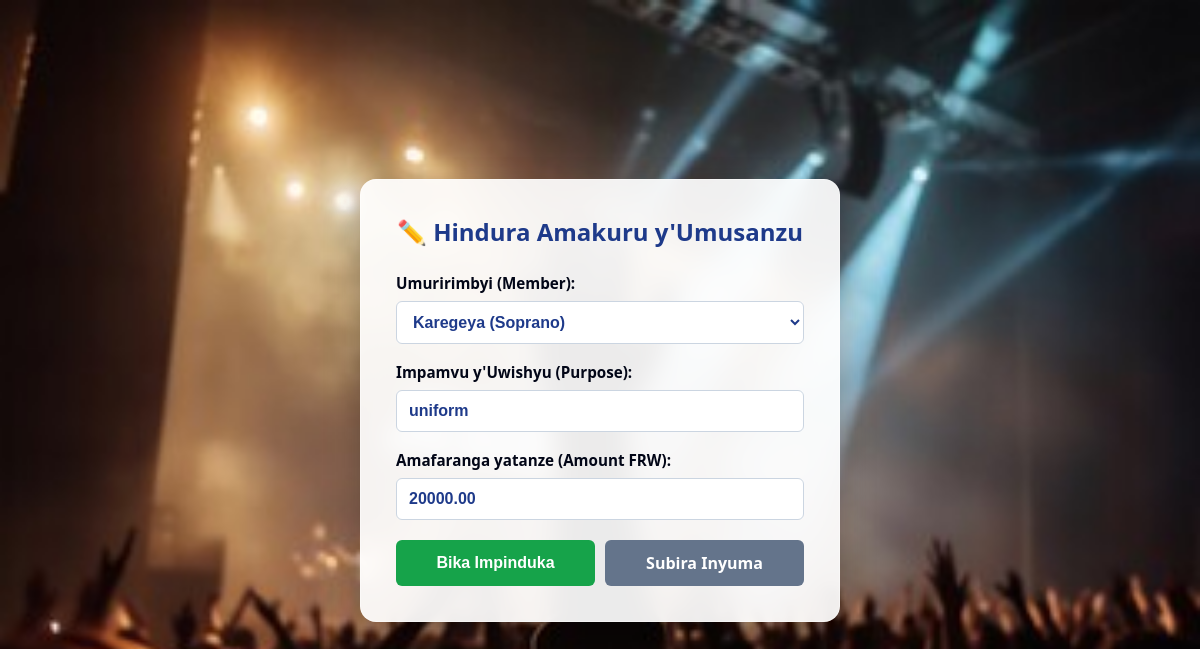
The page /edit-contribution/13/ (signed in) on the database its author committed.
### choir_app/models.py (models this page shows, shortened)
class Contribution(models.Model):
    member = models.ForeignKey(Member, on_delete=models.CASCADE)
    purpose = models.CharField(max_length=200)
    amount = models.DecimalField(max_digits=10, decimal_places=2)
    date_paid = models.DateField(auto_now_add=True)

### choir_app/views.py (the view)
# urls.py: path('edit-contribution/<int:contribution_id>/', views.edit_contribution, name='edit_contribution'),
@login_required(login_url='/login/')
def edit_contribution(request, contribution_id):
    contribution = Contribution.objects.get(id=contribution_id)
    form = ContributionForm(request.POST or None, instance=contribution)
    if request.method == 'POST' and form.is_valid():
        form.save()
        return redirect('/panel/')
    return render(request, 'choir_app/edit_contribution.html', {'form': form, 'contribution': contribution})

### choir_app/forms.py
class ContributionForm(forms.ModelForm):
    class Meta:
        model = Contribution
        fields = ['member', 'purpose', 'amount']

### choir_app/models.py (called while the page is built)
    def __str__(self):
        return f"{self.name} ({self.voice})"

### choir_app/templates/choir_app/edit_contribution.html (shortened to what this page needs)
{% load static %}
<!DOCTYPE html>
<html lang="en">
<head>
</head>
<body>
    <div class="edit-box">
        <h2>✏️ Hindura Amakuru y'Umusanzu</h2>
        <form method="POST">
            <div class="form-group">
                <label>Umuririmbyi (Member):</label>
                {{ form.member }}
            </div>
            <div class="form-group">
                <label>Impamvu y'Uwishyu (Purpose):</label>
                {{ form.purpose }}
            </div>
            <div class="form-group">
                <label>Amafaranga yatanze (Amount FRW):</label>
                {{ form.amount }}
            </div>
            <div class="btn-container">
                <button type="submit" class="btn-save">Bika Impinduka</button>
                <a href="/panel/" class="btn-cancel">Subira Inyuma</a>
            </div>
        </form>
    </div>
</body>
</html>

### rows shown on the page
Contribution: member "Karegeya (Soprano)", purpose "uniform", amount "20000.00"
